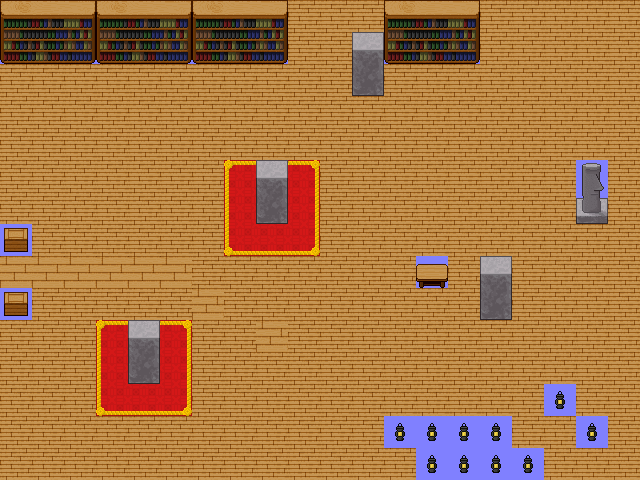

A level layout from a 2D game, rendered from its tile map. Below: a short description, then the map file with tile-grid data replaced by summaries:
An orthogonal 20x15 tile map with 32x32 px tiles, 2 tile layers (Tile Layer 1, Tile Layer 2), 2 tilesets and 7 objects (6x event, teleport).

<map version="1.0" orientation="orthogonal" width="20" height="15" tilewidth="32" tileheight="32">
 <properties>
  <property name="minimap" value="graphic_minimap_l1_f1" />
  <property name="minimap_x1" value="159" />
  <property name="minimap_x2" value="192" />
  <property name="minimap_y1" value="69" />
  <property name="minimap_y2" value="114" />
 </properties>
 <tileset firstgid="1" name="upper" tilewidth="32" tileheight="32">
  <image source="tilesets/test/upper.PNG" trans="b5a5d5" width="256" height="128" />
  <tile id="4">
   <properties>
    <property name="impassable" value="" />
   </properties>
  </tile>
  <tile id="12">
   <properties>
    <property name="x" value="" />
   </properties>
  </tile>
 </tileset>
 <tileset firstgid="33" name="lower" tilewidth="32" tileheight="32">
  <image source="tilesets/test/lower.PNG" trans="b5a5d5" width="192" height="160" />
  <tile id="21">
   <properties>
    <property name="x" value="" />
   </properties>
  </tile>
  <tile id="22">
   <properties>
    <property name="x" value="" />
   </properties>
  </tile>
  <tile id="23">
   <properties>
    <property name="x" value="" />
   </properties>
  </tile>
  <tile id="27">
   <properties>
    <property name="x" value="" />
   </properties>
  </tile>
  <tile id="28">
   <properties>
    <property name="x" value="" />
   </properties>
  </tile>
  <tile id="29">
   <properties>
    <property name="x" value="" />
   </properties>
  </tile>
 </tileset>
 <layer name="Tile Layer 1" width="20" height="15">
  <properties>
   <property name="layer" value="2" />
   <property name="z" value="0" />
  </properties>
  <data>[300 cells, 300 non-empty, 13 distinct tile ids]</data>
 </layer>
 <layer name="Tile Layer 2" width="20" height="15">
  <properties>
   <property name="layer" value="1" />
   <property name="z" value=".5" />
  </properties>
  <data>[300 cells, 44 non-empty, 11 distinct tile ids]</data>
 </layer>
 <objectgroup name="Object Layer 1" width="20" height="15">
  <properties>
   <property name="layer" value="0" />
   <property name="z" value=".5" />
  </properties>
  <object name="tele" type="teleport" x="0" y="256" width="32" height="32">
   <properties>
    <property name="id" value="sample_map" />
    <property name="x" value="18" />
    <property name="y" value="6" />
   </properties>
  </object>
  <object name="DragonBeetle" type="event" x="448" y="64" width="32" height="32">
   <properties>
    <property name="key" value="enemy_dragon_beetle" />
    <property name="respawns" value="" />
   </properties>
  </object>
  <object name="Pudding" type="event" x="352" y="320" width="32" height="32">
   <properties>
    <property name="key" value="enemy_pudding" />
   </properties>
  </object>
  <object name="Pudding" type="event" x="416" y="320" width="32" height="32">
   <properties>
    <property name="key" value="enemy_pudding" />
   </properties>
  </object>
  <object name="Pudding" type="event" x="384" y="352" width="32" height="32">
   <properties>
    <property name="key" value="enemy_pudding" />
   </properties>
  </object>
  <object name="Pudding" type="event" x="448" y="352" width="32" height="32">
   <properties>
    <property name="key" value="enemy_pudding" />
   </properties>
  </object>
  <object name="Grinder" type="event" x="208" y="80" width="32" height="32">
   <properties>
    <property name="key" value="enemy_grinder" />
    <property name="respawns" value="" />
   </properties>
  </object>
 </objectgroup>
</map>
